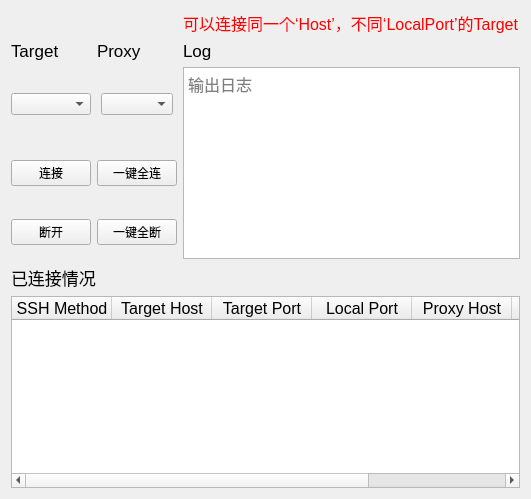
      <widget class="QWidget" name="pageConnect">
       <property name="sizePolicy">
        <sizepolicy hsizetype="Expanding" vsizetype="Expanding">
         <horstretch>0</horstretch>
         <verstretch>0</verstretch>
        </sizepolicy>
       </property>
       <layout class="QGridLayout" name="gridLayout">
        <item row="3" column="1">
         <widget class="QPushButton" name="btnAllStart">
          <property name="sizePolicy">
           <sizepolicy hsizetype="Preferred" vsizetype="Fixed">
            <horstretch>0</horstretch>
            <verstretch>0</verstretch>
           </sizepolicy>
          </property>
          <property name="text">
           <string>一键全连</string>
          </property>
         </widget>
        </item>
        <item row="2" column="2" rowspan="3">
         <widget class="QTextBrowser" name="txtBrowerLog">
          <property name="sizePolicy">
           <sizepolicy hsizetype="Expanding" vsizetype="MinimumExpanding">
            <horstretch>0</horstretch>
            <verstretch>0</verstretch>
           </sizepolicy>
          </property>
          <property name="font">
           <font>
            <pointsize>12</pointsize>
           </font>
          </property>
          <property name="placeholderText">
           <string>输出日志</string>
          </property>
         </widget>
        </item>
        <item row="7" column="0" colspan="3">
         <widget class="QTableWidget" name="tblWdgStatus">
          <property name="sizePolicy">
           <sizepolicy hsizetype="Expanding" vsizetype="Expanding">
            <horstretch>0</horstretch>
            <verstretch>0</verstretch>
           </sizepolicy>
          </property>
          <property name="font">
           <font>
            <pointsize>12</pointsize>
           </font>
          </property>
          <property name="layoutDirection">
           <enum>Qt::LeftToRight</enum>
          </property>
          <property name="showGrid">
           <bool>true</bool>
          </property>
          <property name="gridStyle">
           <enum>Qt::SolidLine</enum>
          </property>
          <property name="sortingEnabled">
           <bool>false</bool>
          </property>
          <property name="wordWrap">
           <bool>true</bool>
          </property>
          <property name="cornerButtonEnabled">
           <bool>true</bool>
          </property>
          <property name="rowCount">
           <number>0</number>
          </property>
          <attribute name="horizontalHeaderCascadingSectionResizes">
           <bool>false</bool>
          </attribute>
          <attribute name="horizontalHeaderHighlightSections">
           <bool>true</bool>
          </attribute>
          <attribute name="horizontalHeaderShowSortIndicator" stdset="0">
           <bool>false</bool>
          </attribute>
          <attribute name="horizontalHeaderStretchLastSection">
           <bool>false</bool>
          </attribute>
          <attribute name="verticalHeaderVisible">
           <bool>true</bool>
          </attribute>
          <attribute name="verticalHeaderCascadingSectionResizes">
           <bool>false</bool>
          </attribute>
          <attribute name="verticalHeaderHighlightSections">
           <bool>true</bool>
          </attribute>
          <attribute name="verticalHeaderShowSortIndicator" stdset="0">
           <bool>false</bool>
          </attribute>
          <attribute name="verticalHeaderStretchLastSection">
           <bool>false</bool>
          </attribute>
          <column>
           <property name="text">
            <string>SSH Method</string>
           </property>
           <property name="textAlignment">
            <set>AlignCenter</set>
           </property>
          </column>
          <column>
           <property name="text">
            <string>Target Host</string>
           </property>
           <property name="textAlignment">
            <set>AlignCenter</set>
           </property>
          </column>
          <column>
           <property name="text">
            <string>Target Port</string>
           </property>
           <property name="textAlignment">
            <set>AlignCenter</set>
           </property>
          </column>
          <column>
           <property name="text">
            <string>Local Port</string>
           </property>
           <property name="textAlignment">
            <set>AlignCenter</set>
           </property>
          </column>
          <column>
           <property name="text">
            <string>Proxy Host</string>
           </property>
           <property name="textAlignment">
            <set>AlignCenter</set>
           </property>
          </column>
          <column>
           <property name="text">
            <string>Proxy Port</string>
           </property>
           <property name="textAlignment">
            <set>AlignCenter</set>
           </property>
          </column>
          <column>
           <property name="text">
            <string>Proxy User</string>
           </property>
           <property name="textAlignment">
            <set>AlignCenter</set>
           </property>
          </column>
         </widget>
        </item>
        <item row="1" column="1">
         <widget class="QLabel" name="label_3">
          <property name="font">
           <font>
            <pointsize>13</pointsize>
           </font>
          </property>
          <property name="text">
           <string>Proxy</string>
          </property>
         </widget>
        </item>
        <item row="3" column="0">
         <widget class="QPushButton" name="btnStart">
          <property name="sizePolicy">
           <sizepolicy hsizetype="Preferred" vsizetype="Fixed">
            <horstretch>0</horstretch>
            <verstretch>0</verstretch>
           </sizepolicy>
          </property>
          <property name="text">
           <string>连接</string>
          </property>
         </widget>
        </item>
        <item row="0" column="2">
         <widget class="QLabel" name="label_32">
          <property name="text">
           <string>&lt;html&gt;&lt;head/&gt;&lt;body&gt;&lt;p&gt;&lt;span style=&quot; font-size:12pt; color:#ff0000;&quot;&gt;可以连接同一个‘Host’，不同‘LocalPort’的Target&lt;/span&gt;&lt;/p&gt;&lt;/body&gt;&lt;/html&gt;</string>
          </property>
         </widget>
        </item>
        <item row="4" column="1">
         <widget class="QPushButton" name="btnAllStop">
          <property name="sizePolicy">
           <sizepolicy hsizetype="Preferred" vsizetype="Fixed">
            <horstretch>0</horstretch>
            <verstretch>0</verstretch>
           </sizepolicy>
          </property>
          <property name="text">
           <string>一键全断</string>
          </property>
         </widget>
        </item>
        <item row="2" column="1" alignment="Qt::AlignHCenter">
         <widget class="QComboBox" name="proxyListBox">
          <property name="sizePolicy">
           <sizepolicy hsizetype="Preferred" vsizetype="Fixed">
            <horstretch>0</horstretch>
            <verstretch>0</verstretch>
           </sizepolicy>
          </property>
          <property name="currentIndex">
           <number>-1</number>
          </property>
          <property name="placeholderText">
           <string/>
          </property>
         </widget>
        </item>
        <item row="1" column="2">
         <widget class="QLabel" name="label">
          <property name="font">
           <font>
            <pointsize>13</pointsize>
           </font>
          </property>
          <property name="text">
           <string>Log</string>
          </property>
         </widget>
        </item>
        <item row="1" column="0">
         <widget class="QLabel" name="label_2">
          <property name="font">
           <font>
            <pointsize>13</pointsize>
           </font>
          </property>
          <property name="text">
           <string>Target</string>
          </property>
         </widget>
        </item>
        <item row="4" column="0">
         <widget class="QPushButton" name="btnStop">
          <property name="sizePolicy">
           <sizepolicy hsizetype="Preferred" vsizetype="Fixed">
            <horstretch>0</horstretch>
            <verstretch>0</verstretch>
           </sizepolicy>
          </property>
          <property name="text">
           <string>断开</string>
          </property>
         </widget>
        </item>
        <item row="2" column="0">
         <widget class="QComboBox" name="serverListBox">
          <property name="sizePolicy">
           <sizepolicy hsizetype="Preferred" vsizetype="Fixed">
            <horstretch>0</horstretch>
            <verstretch>0</verstretch>
           </sizepolicy>
          </property>
          <property name="currentIndex">
           <number>-1</number>
          </property>
          <property name="placeholderText">
           <string/>
          </property>
         </widget>
        </item>
        <item row="6" column="0" colspan="2">
         <widget class="QLabel" name="label_4">
          <property name="font">
           <font>
            <pointsize>13</pointsize>
           </font>
          </property>
          <property name="text">
           <string>已连接情况</string>
          </property>
         </widget>
        </item>
       </layout>
      </widget>
